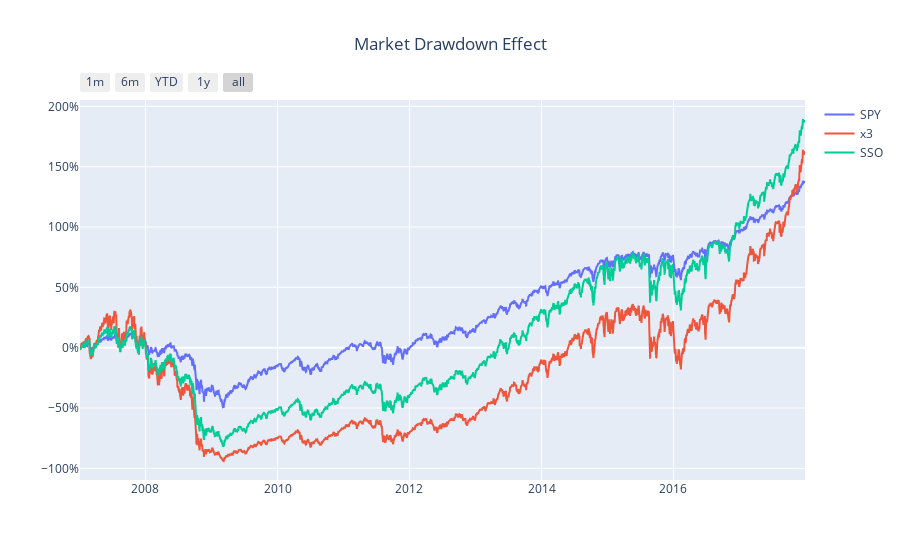

Source (notebook cell):
### Code cell
#fig = px.line(SP, x=SP.index, y=SP['Cumulative_return'], title='VOO vs Leveraged ETFs')
#fig.add_scatter(x=UPRO.index, y=UPRO['Cumulative_return'], mode="lines", name="UPRO")
#fig.add_scatter(x=x3.index, y=x3['Cumulative_return'], mode="lines", name="x3")
#fig.show()

fig = go.Figure(layout_title_text="Market Drawdown Effect", layout_title_x=0.5)

#  layout_yaxis_tickformat = ',.0%'

fig.add_scatter(x=SP.index, y=SP['Cumulative_return'], mode="lines", name="SPY")
#fig.add_scatter(x=UPRO.index, y=UPRO['Cumulative_return'], mode="lines", name="UPRO")
fig.add_scatter(x=x3.index, y=x3['Cumulative_return'], mode="lines", name="x3")
fig.add_scatter(x=SSO.index, y=SSO['Cumulative_return'], mode="lines", name="SSO")


# Add range slider
fig.update_layout(
    xaxis=dict(
        rangeselector=dict(
            buttons=list([
                dict(count=1,
                     label="1m",
                     step="month",
                     stepmode="backward"),
                dict(count=6,
                     label="6m",
                     step="month",
                     stepmode="backward"),
                dict(count=1,
                     label="YTD",
                     step="year",
                     stepmode="todate"),
                dict(count=1,
                     label="1y",
                     step="year",
                     stepmode="backward"),
                dict(step="all")
            ])
        ),
        #rangeslider=dict(
        #    visible=True
        #),
        type="date"
    ),
    
    yaxis = dict (
    tickformat = ',.0%',
    #rangemode="tozero"
    )    
    
)


fig.show()

### Figure 1 — Plotly figure (JSON) as saved in the notebook; plotly's stock layout.template omitted (floating-point values rounded to 4 significant figures; data arrays with more than 128 entries replaced by an {"elided": "..."} marker saying what was removed)
{"data": [{"mode": "lines", "name": "SPY", "type": "scatter", "x": {"elided": "2768 str values"}, "y": {"elided": "2768 float values"}}, {"mode": "lines", "name": "x3", "type": "scatter", "x": {"elided": "2768 str values"}, "y": {"elided": "2768 float values"}}, {"mode": "lines", "name": "SSO", "type": "scatter", "x": {"elided": "2768 str values"}, "y": {"elided": "2768 float values"}}], "layout": {"title": {"text": "Market Drawdown Effect", "x": 0.5}, "xaxis": {"rangeselector": {"buttons": [{"count": 1, "label": "1m", "step": "month", "stepmode": "backward"}, {"count": 6, "label": "6m", "step": "month", "stepmode": "backward"}, {"count": 1, "label": "YTD", "step": "year", "stepmode": "todate"}, {"count": 1, "label": "1y", "step": "year", "stepmode": "backward"}, {"step": "all"}]}, "type": "date"}, "yaxis": {"tickformat": ",.0%"}}}
